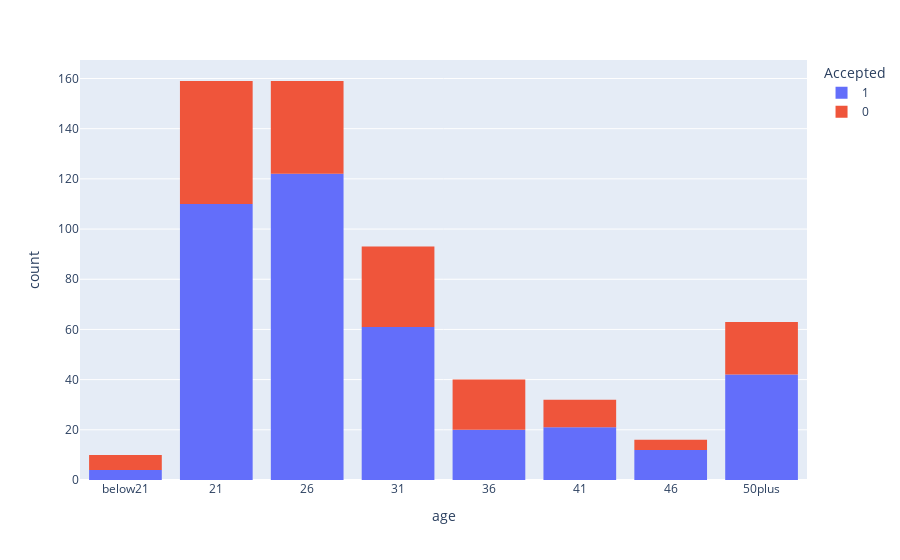

The notebook cell this image was saved under:
### Code cell
px.histogram(data_frame=bar_data.query('(Bar != "never") & (Bar != "less1")'), x='age', color='Accepted', category_orders={'age': ['below21', '21', '26', '31', '36', '41', '46', '50plus']})

### Figure 1 — Plotly figure (JSON) as saved in the notebook; plotly's stock layout.template omitted (floating-point values rounded to 4 significant figures; data arrays with more than 128 entries replaced by an {"elided": "..."} marker saying what was removed)
{"data": [{"alignmentgroup": "True", "bingroup": "x", "hovertemplate": "Accepted=1<br>age=%{x}<br>count=%{y}<extra></extra>", "legendgroup": "1", "marker": {"color": "#636efa", "pattern": {"shape": ""}}, "name": "1", "offsetgroup": "1", "orientation": "v", "showlegend": true, "type": "histogram", "x": {"elided": "392 str values"}, "xaxis": "x", "yaxis": "y"}, {"alignmentgroup": "True", "bingroup": "x", "hovertemplate": "Accepted=0<br>age=%{x}<br>count=%{y}<extra></extra>", "legendgroup": "0", "marker": {"color": "#EF553B", "pattern": {"shape": ""}}, "name": "0", "offsetgroup": "0", "orientation": "v", "showlegend": true, "type": "histogram", "x": {"elided": "180 str values"}, "xaxis": "x", "yaxis": "y"}], "layout": {"barmode": "relative", "legend": {"title": {"text": "Accepted"}, "tracegroupgap": 0}, "margin": {"t": 60}, "xaxis": {"anchor": "y", "categoryarray": ["below21", "21", "26", "31", "36", "41", "46", "50plus"], "categoryorder": "array", "domain": [0, 1], "title": {"text": "age"}}, "yaxis": {"anchor": "x", "domain": [0, 1], "title": {"text": "count"}}}}
